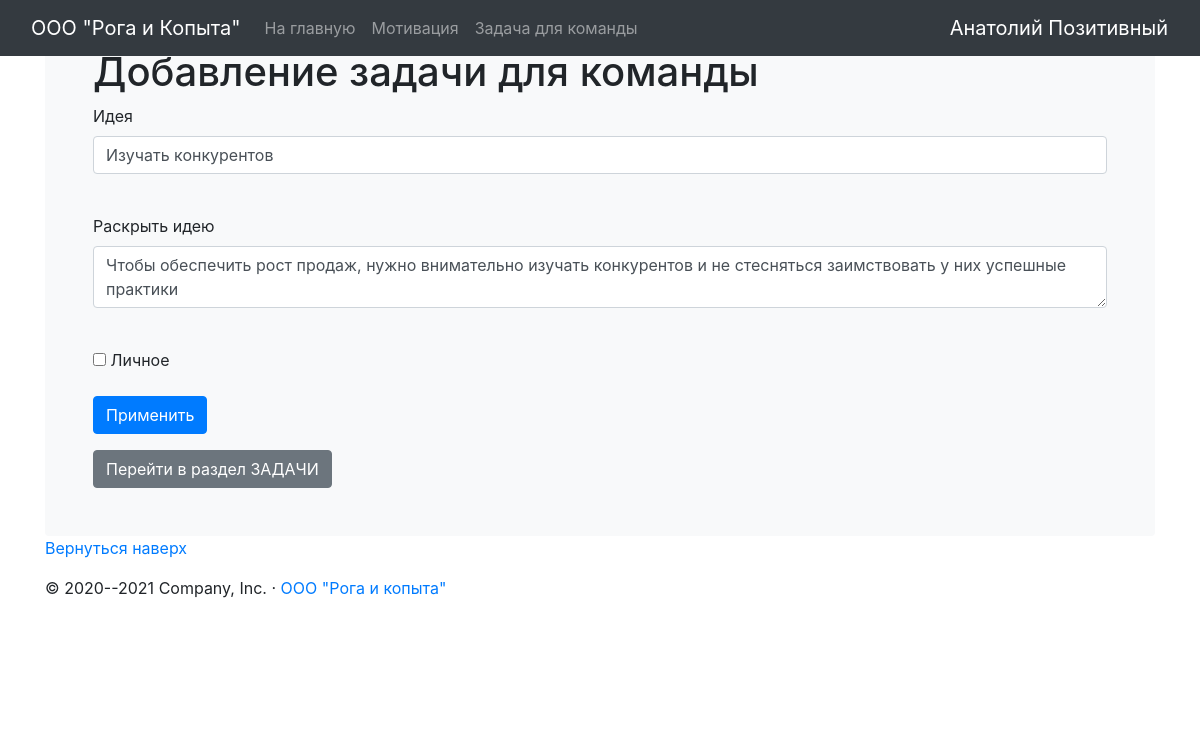
Screenshot of /new_problem/10 (signed in) with the database file from the repository.
### data/users.py (models this page shows, shortened)
class User(SqlAlchemyBase, UserMixin):
    __tablename__ = 'users'
    id = sqlalchemy.Column(sqlalchemy.Integer,
                           primary_key=True, autoincrement=True)
    name = sqlalchemy.Column(sqlalchemy.String, nullable=True)
    position = sqlalchemy.Column(sqlalchemy.String, nullable=True)
    email = sqlalchemy.Column(sqlalchemy.String,
                              index=True, unique=True, nullable=True)
    hashed_password = sqlalchemy.Column(sqlalchemy.String, nullable=True)
    created_date = sqlalchemy.Column(sqlalchemy.DateTime,
                                     default=datetime.datetime.now)
    problems = orm.relation("Problems", back_populates='user')

### data/problems.py (models this page shows)
class Problems(SqlAlchemyBase):
    __tablename__ = 'problems'
    id = sqlalchemy.Column(sqlalchemy.Integer,
                           primary_key=True, autoincrement=True)
    title = sqlalchemy.Column(sqlalchemy.String, nullable=True)
    content = sqlalchemy.Column(sqlalchemy.String, nullable=True)
    created_date = sqlalchemy.Column(sqlalchemy.DateTime,
                                     default=datetime.datetime.now)
    is_private = sqlalchemy.Column(sqlalchemy.Boolean, default=True)
    user_id = sqlalchemy.Column(sqlalchemy.Integer,
                                sqlalchemy.ForeignKey("users.id"))
    user = orm.relation('User')

### app.py (the view, shortened to what this page needs)
@app.route('/new_problem/<int:id>', methods=['GET', 'POST'])
@login_required
def edit_problems(id):
    form = NewsForm()
    if request.method == "GET":
        db_sess = db_session.create_session()
        problems = db_sess.query(Problems).filter(Problems.id == id,
                                                  Problems.user == current_user
                                                  ).first()
        if problems:
            form.title.data = problems.title
            form.content.data = problems.content
            form.is_private.data = problems.is_private
        else:
            abort(404)
    return render_template('add_problem.html',
                           title='Редактирование задачи',
                           form=form
                           )

### forms/new_problem.py
class NewsForm(FlaskForm):
    title = StringField('Идея', validators=[DataRequired()])
    content = TextAreaField("Раскрыть идею")
    is_private = BooleanField("Личное")
    submit = SubmitField('Применить')

### app.py (called while the page is built)
@login_manager.user_loader
def load_user(user_id):
    db_sess = db_session.create_session()
    return db_sess.query(User).get(user_id)

### data/db_session.py (called while the page is built)
def create_session() -> Session:
    global __factory
    return __factory()

### templates/add_problem.html (shortened to what this page needs)
{% extends 'base.html' %}
{% block body %}
<h1>Добавление задачи для команды</h1>
<form action="" method="post">
    <p>
        {{ form.title.label }}<br>
        {{ form.title(class="form-control") }}<br>
    </p>
    <p>
        {{ form.content.label }}<br>
        {{ form.content(class="form-control") }}<br>
    </p>
    <p>{{ form.is_private() }} {{ form.is_private.label }}</p>
    <p>{{ form.submit(type="submit", class="btn btn-primary") }}</p>
</form>
{% endblock %}

### templates/base.html (shortened to what this page needs)
<!doctype html>
<html lang="ru">
<head>
     <link rel="stylesheet" href="{{ url_for('static', filename='css/main.css') }}">
    <link rel="stylesheet" href="https://stackpath.bootstrapcdn.com/bootstrap/4.4.1/css/bootstrap.min.css">
</head>
<body>
<nav class="navbar navbar-expand-md navbar-dark fixed-top bg-dark">
  <div class="container-fluid">
    <a class="navbar-brand" href="https://ru.wikipedia.org/wiki/%D0%A0%D0%BE%D0%B3%D0%B0_%D0%B8_%D0%BA%D0%BE%D0%BF%D1%8B%D1%82%D0%B0_(%D0%B7%D0%BD%D0%B0%D1%87%D0%B5%D0%BD%D0%B8%D1%8F)">ООО "Рога и Копыта"</a>
    <div class="collapse navbar-collapse" id="navbarCollapse">
      <ul class="navbar-nav me-auto mb-2 mb-md-0">
        <li class="nav-item">
          <a class="nav-link" aria-current="page" href="/">На главную</a>
        </li>
        <li class="nav-item">
          <a class="nav-link" href="/about">Мотивация</a>
        </li>
          <li class="nav-item">
          <a class="nav-link" href="/problem">Задача для команды</a>
        </li>
    </div>
  </div>
    {% if current_user.is_authenticated %}
    <a class="navbar-brand" href="/logout">{{ current_user.name }}</a>
{% else %}
        <a class="btn btn-secondary" href="/register">Зарегистрироваться</a>
        <a class="btn btn-primary " href="/login">Войти</a>
    </p>
{% endif %}
</nav>
<main class="container">
  <div class="bg-light p-5 rounded">
  {% block body %}{% endblock %}
      <a class="btn btn-secondary" href="/problem" role="button">Перейти в раздел ЗАДАЧИ</a>
  </div>
</main>
  <footer class="container">
    <p class="float-end"><a href="#"><font style="vertical-align: inherit;"><font style="vertical-align: inherit;">Вернуться наверх</font></font></a></p>
    <p><font style="vertical-align: inherit;"><font style="vertical-align: inherit;">© 2020--2021 Company, Inc. </font><font style="vertical-align: inherit;">· </font></font><a href="https://ru.wikipedia.org/wiki/%D0%A0%D0%BE%D0%B3%D0%B0_%D0%B8_%D0%BA%D0%BE%D0%BF%D1%8B%D1%82%D0%B0_(%D0%B7%D0%BD%D0%B0%D1%87%D0%B5%D0%BD%D0%B8%D1%8F)"><font style="vertical-align: inherit;"><font style="vertical-align: inherit;">ООО "Рога и копыта"</font></font></a></p>
  </footer>
<div class="goog-te-spinner-pos"><div class="goog-te-spinner-animation"><svg xmlns="http://www.w3.org/2000/svg" class="goog-te-spinner" width="96px" height="96px" viewBox="0 0 66 66"><circle class="goog-te-spinner-path" fill="none" stroke-width="6" stroke-linecap="round" cx="33" cy="33" r="30"></circle></svg></div></div></body>
</body>
</html>

### rows the page displays
User: name "Анатолий Позитивный"
Problems: title "Изучать конкурентов", content "Чтобы обеспечить рост продаж, нужно внимательно изучать конкурентов и не стесняться заимствовать у них успешные практики"
